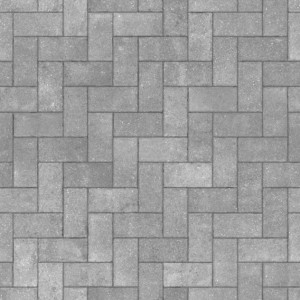
#> input picture conteudo_aula/Imgs/tiles1.tiff, 300 x 300 px
$ jupyter execute A5_transformada_furier.ipynb
#> lines starting #> are read from the running program, lines starting #| are printed output that depends on the picture
[cell 1]
import numpy as np
import matplotlib.pyplot as plt

[cell 2]
def DFT(fn):

  M = len(fn)
  Fm = np.zeros(M, dtype=complex)

  for m in range(M):
    for n in range(M):
      Fm[m] += fn[n]*np.exp(-2*np.pi*1j*m*n/M)

  return Fm

[cell 3]
frequency = 3.

x = np.linspace(0, 1, 100)
y = np.cos(2*np.pi*frequency*x)
_ = plt.plot(x, y)
#> figure, not shown here; curve peaks at x = 0, y = 1

[cell 4]
Fy = DFT(y)

_ = plt.plot( np.abs(Fy), "-o")
#> figure, not shown here; curve peaks at x = 97, y = 50.18

[cell 5]
def DFT_frequency(x):

  M = len(x)
  delta_x = x[1] - x[0]
  f_max = 1 / (2*delta_x)
  f_interval = 2 * f_max
  delta_f = f_interval / M

  if M%2 == 0:
    half_M = M // 2
    negative_frequencies = np.arange(-half_M, 0) * delta_f
    positive_frequencies = np.arange(0, half_M) * delta_f
  else:
    half_M = (M -1) // 2
    negative_frequencies = np.arange(-half_M, 0) * delta_f
    positive_frequencies = np.arange(0, half_M + 1) * delta_f


  frequencies = np.concatenate((positive_frequencies, negative_frequencies))

  return frequencies

[cell 6]
frequency = 3.

x = np.linspace(0, 1, 100)
y = np.cos(2*np.pi*frequency*x)
Fy = DFT(y)
freqs = DFT_frequency(x)


_ = plt.plot(freqs, np.abs(Fy),  '-o')

[cell 7]
def DFT_np(fn):
  M = len(fn)
  n_array = np.tile(range(M), reps=(M, 1))
  m_array = np.arange(M).reshape(M, 1)
  indices = n_array*m_array

  coef_matrix = np.exp(-2*np.pi*1j*indices / M)
  Fm = np.dot(coef_matrix, fn)

  return Fm

[cell 8]
from scipy.fftpack import fft, fftfreq, fftshift

Fy_scipy = fft(y)
freqs_scipy = fftfreq(len(x), x[1]-x[0])
plt.plot(freqs_scipy, np.abs(Fy_scipy))

[cell 9]
freq1 = 2.
freq2 = 5.

x = np.arange(0, 3, 0.01)
y = 8 * np.cos(2 * np.pi * freq1 * x) + 7 * np.cos(2*np.pi * freq2 * x)
y += 3 * np.random.normal(0., 1., x.size)

_ = plt.plot(x, y)
#> figure, not shown here; curve peaks at x = 1, y = 20.65

[cell 10]
Fy = fft(y)
freqs = fftfreq(len(x), x[1]-x[0])
freqs = fftshift(freqs)
Fy = fftshift(y)

plt.plot(freqs, np.abs(Fy), '-o')
# plt.xlim((-8, 8))
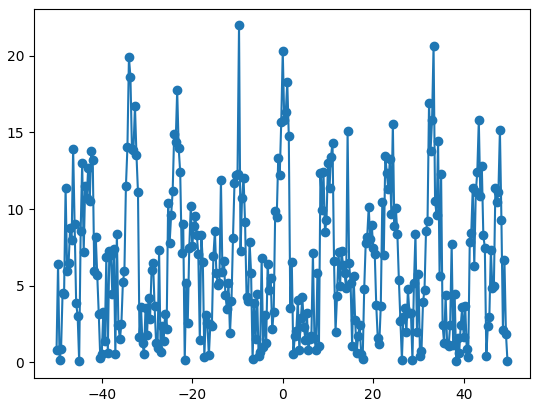
#> figure drawn by matplotlib, 1 panel; curve peaks at x = -9.67, y = 21.99

[cell 11]
from scipy.fftpack import fft2

N = 150
freq_r = 2./N
freq_c = 5./N
Z = np.zeros((N, N))

for row in range(N):
  for col in range(N):
    Z[row, col] = 4 * np.cos(2*np.pi*freq_r*row) + 5*np.cos(2*np.pi*freq_c*col)


plt.imshow(Z, 'gray')
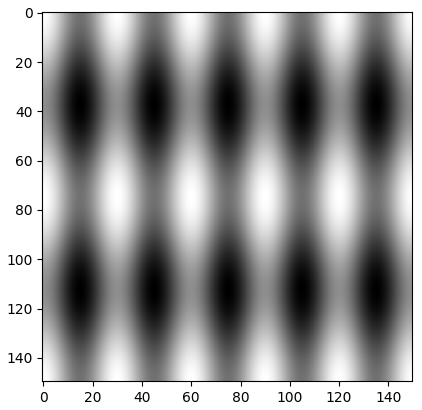
#> figure drawn by matplotlib, 1 panel

[cell 12]
FZ = fft2(Z)

freqs = fftfreq(N, 1)
FZ = fftshift(FZ)
freqs = fftshift(freqs)
plt.pcolormesh(freqs, freqs, np.abs(FZ), cmap='gray')
plt.xlim((-0.1, 0.1))
plt.ylim((-0.1, 0.1))
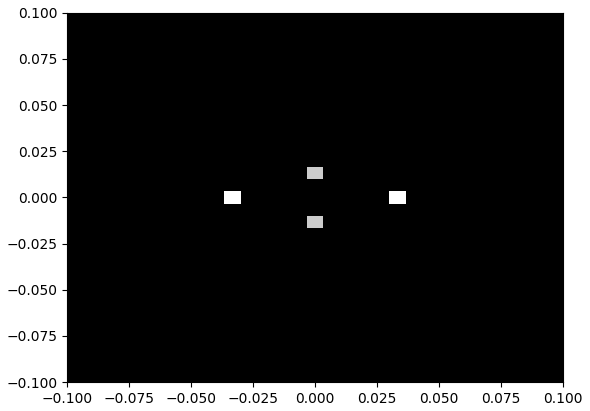
#> figure drawn by matplotlib, 1 panel

[cell 13]
def fourier_and_plot(img):

  num_rows, num_cols = img.shape
  Fimg = fft2(img)
  freq_r = fftfreq(num_rows)
  freq_c = fftfreq(num_cols)

  Fimg = fftshift(Fimg)
  freq_c = fftshift(freq_c)
  freq_r = fftshift(freq_r)

  plt.figure()
  plt.pcolormesh(freq_c, freq_r, np.log(np.abs(Fimg)), cmap='gray')

[cell 14]
img = plt.imread('Imgs/tiles1.tiff')
#> img is the input picture: shape (300, 300); min 88, max 227, mean 157.9
plt.imshow(img, 'gray')
fourier_and_plot(img)
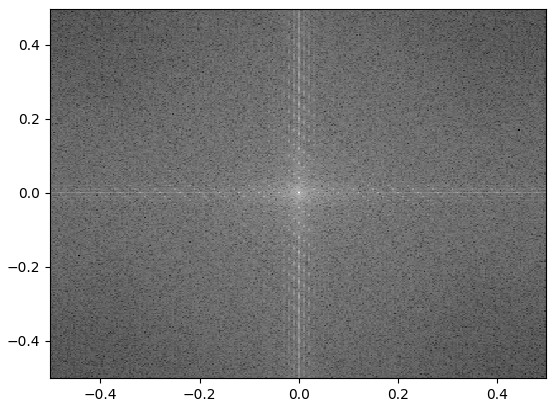
#> figure drawn by matplotlib, 1 panel

[cell 15]
img = plt.imread('Imgs/tiles2.tiff')
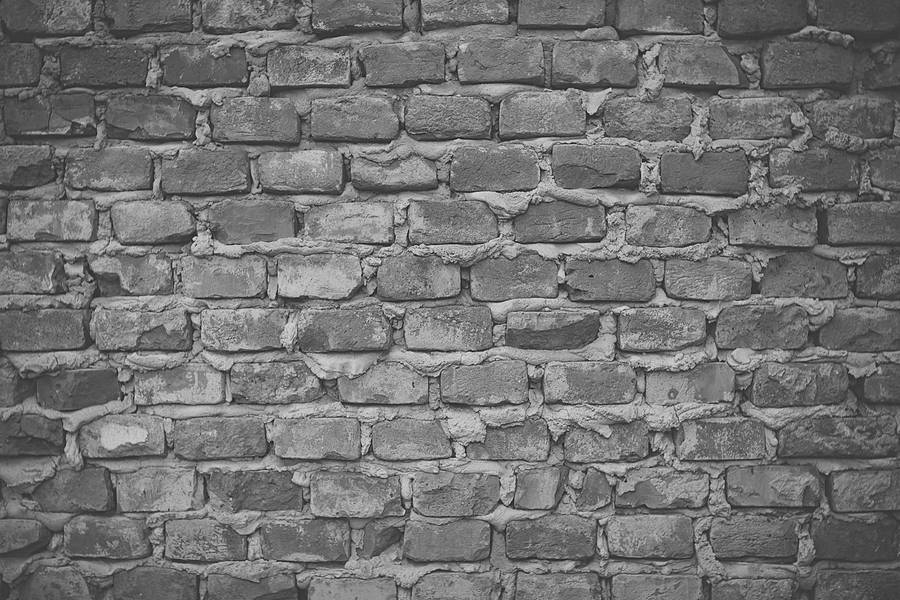
#> input picture conteudo_aula/Imgs/tiles2.tiff, 900 x 600 px
#> img is the input picture: shape (600, 900); min 6, max 245, mean 115.1
plt.imshow(img, 'gray')
fourier_and_plot(img)
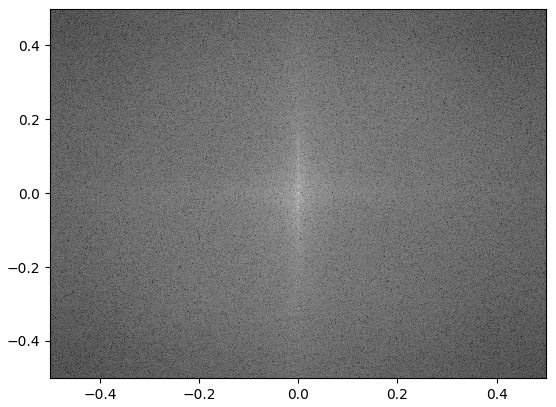
#> figure drawn by matplotlib, 1 panel

[cell 16]
img = plt.imread('Imgs/tiles3.tiff')
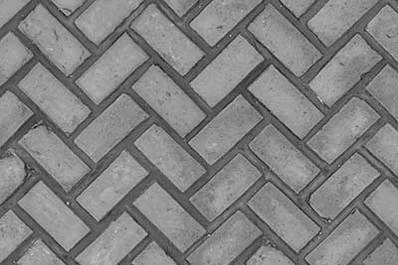
#> input picture conteudo_aula/Imgs/tiles3.tiff, 398 x 265 px
#> img is the input picture: shape (265, 398); min 6, max 213, mean 129.3
plt.imshow(img, 'gray')
fourier_and_plot(img)
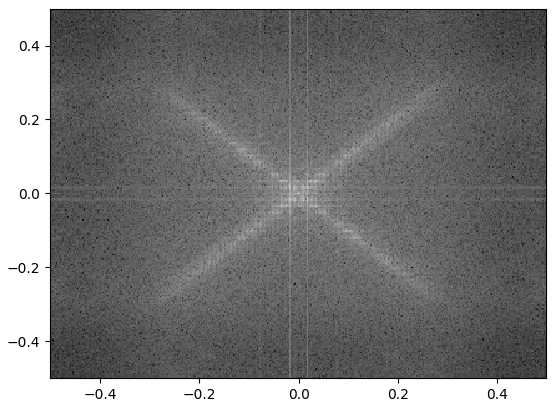
#> figure drawn by matplotlib, 1 panel

[cell 17]
img = plt.imread('Imgs/cameraman.tiff')
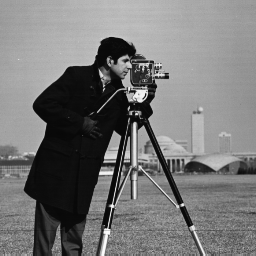
#> input picture conteudo_aula/Imgs/cameraman.tiff, 256 x 256 px
#> img is the input picture: shape (256, 256); min 7, max 253, mean 118.7
plt.imshow(img, 'gray')
fourier_and_plot(img)
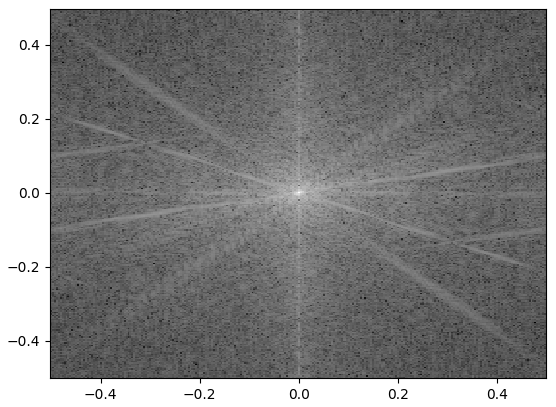
#> figure drawn by matplotlib, 1 panel
